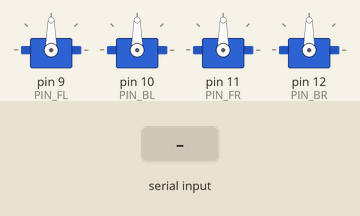
This sketch was run on a simulated Arduino Uno, built with avr-gcc and run on an emulated ATmega328P. On the bench: 4 × servo. The test bench sets the inputs (shaded band).

Above: at 1.2 s.
1.3 s: "90,45,200,10\n" received over Serial
At 1.7 s:
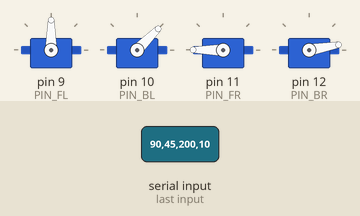
3.3 s: "30,150,10,200\n" received over Serial
At 3.7 s:
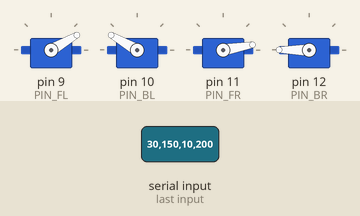
Timing chart, 0 to 6.3 s (numbered marks = the images above; inputs shaded):
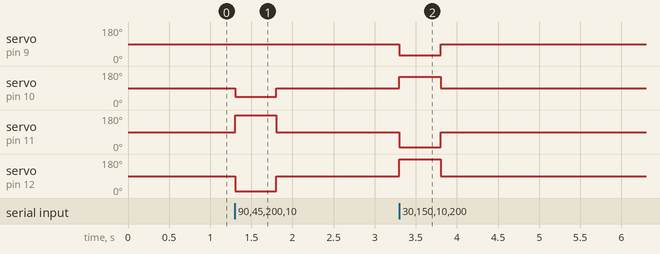

The sketch:

4wd_skid_steer.ino
```cpp
#include <Servo.h>

// Define 4 motors (assuming continuous rotation servos)
Servo frontLeft;
Servo backLeft;
Servo frontRight;
Servo backRight;

// Pins for the servos (you can change these to match your wiring)
const int PIN_FL = 9;
const int PIN_BL = 10;
const int PIN_FR = 11;
const int PIN_BR = 12;

unsigned long lastSignalTime = 0;
const unsigned long TIMEOUT = 500; // Stop robot if no signal received in 500ms

void setup() {
  Serial.begin(115200);  // High baud rate for low latency

  frontLeft.attach(PIN_FL);
  backLeft.attach(PIN_BL);
  frontRight.attach(PIN_FR);
  backRight.attach(PIN_BR);

  // Safe start: all servos to neutral (90 is usually stop for continuous servos)
  stopMotors();
}

void stopMotors() {
  frontLeft.write(90);
  backLeft.write(90);
  frontRight.write(90);
  backRight.write(90);
}

void loop() {
  if (Serial.available()) {
    String data = Serial.readStringUntil('\n');

    // Parse 4 comma-separated values (FL,BL,FR,BR)
    int comma1 = data.indexOf(',');
    int comma2 = data.indexOf(',', comma1 + 1);
    int comma3 = data.indexOf(',', comma2 + 1);

    if (comma1 > 0 && comma2 > comma1 && comma3 > comma2) {
      int fl = data.substring(0, comma1).toInt();
      int bl = data.substring(comma1 + 1, comma2).toInt();
      int fr = data.substring(comma2 + 1, comma3).toInt();
      int br = data.substring(comma3 + 1).toInt();

      // Write servo values directly (computation is done on laptop)
      frontLeft.write(constrain(fl, 0, 180));
      backLeft.write(constrain(bl, 0, 180));
      frontRight.write(constrain(fr, 0, 180));
      backRight.write(constrain(br, 0, 180));

      lastSignalTime = millis();
    }
  }

  // Safety timeout: stop if no commands are received from Python (e.g. laptop disconnected)
  if (millis() - lastSignalTime > TIMEOUT) {
    stopMotors();
  }
}
```

Measured:
- after the input at 1.3 s, servo on pin 10 (PIN_BL): 90° → 45° at once, → 90° 0.50 s later; servo on pin 11 (PIN_FR): 90° → 180° at once, → 90° 0.50 s later; servo on pin 12 (PIN_BR): 90° → 10° at once, → 90° 0.50 s later
- after the input at 3.3 s, servo on pin 9 (PIN_FL): 90° → 30° at once, → 90° 0.50 s later; servo on pin 10 (PIN_BL): 90° → 150° at once, → 90° 0.50 s later; servo on pin 11 (PIN_FR): 90° → 10° at once, → 90° 0.50 s later; servo on pin 12 (PIN_BR): 90° → 180° at once, → 90° 0.50 s later
